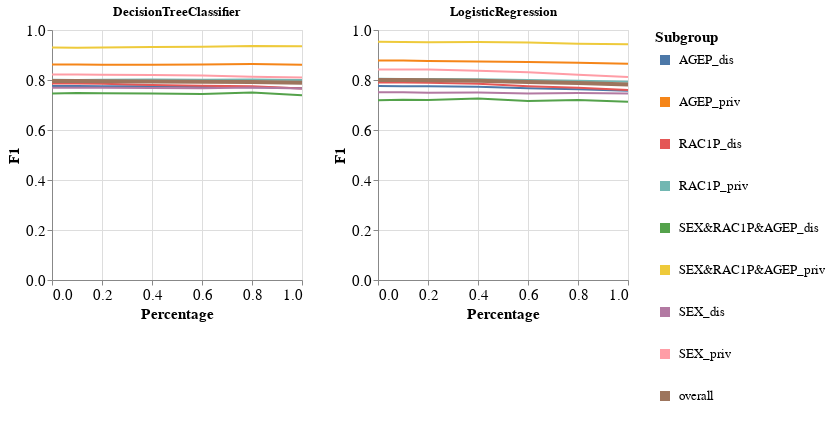

Here is the notebook cell this chart was saved with:
### Code cell
visualizer.create_subgroups_grid_pct_lines_per_model_plot(subgroup_metric='F1',
                                                          target_preprocessing_technique=PREPROCESSING_TECHNIQUES[0],
                                                          model_names=MODEL_NAMES)

### Figure 1 — Vega-Lite specification as saved in the notebook (floating-point values rounded to 4 significant figures)
{"config": {"view": {"continuousWidth": 400, "continuousHeight": 300}, "axis": {"labelFontSize": 15, "titleFontSize": 15}, "legend": {"labelFontSize": 13, "symbolStrokeWidth": 10, "titleFontSize": 15}}, "vconcat": [{"hconcat": [{"mark": "line", "encoding": {"color": {"field": "Subgroup", "type": "nominal"}, "strokeWidth": {"condition": {"value": 4, "test": "datum.Subgroup == 'overall'"}, "value": 2}, "x": {"field": "Percentage", "type": "quantitative"}, "y": {"field": "Metric_Value", "title": "F1", "type": "quantitative"}}, "height": 250, "title": "DecisionTreeClassifier", "width": 250}, {"data": {"name": "data-647891d4a2f44171b4db723d810db4d9"}, "mark": "line", "encoding": {"color": {"field": "Subgroup", "type": "nominal"}, "strokeWidth": {"condition": {"value": 4, "test": "datum.Subgroup == 'overall'"}, "value": 2}, "x": {"field": "Percentage", "type": "quantitative"}, "y": {"field": "Metric_Value", "title": "F1", "type": "quantitative"}}, "height": 250, "title": "LogisticRegression", "width": 250}]}], "data": {"name": "data-9f3ec25e8fe56a77a82731b0abbdd777"}, "$schema": "https://vega.github.io/schema/vega-lite/v4.17.0.json", "datasets": {"data-9f3ec25e8fe56a77a82731b0abbdd777": [{"Model_Name": "DecisionTreeClassifier", "Test_Set_Index": 0.0, "Metric": "F1", "Subgroup": "AGEP_dis", "Num_Estimators": 10.0, "Metric_Value": 0.7757, "Percentage": 0.0}, {"Model_Name": "DecisionTreeClassifier", "Test_Set_Index": 0.0, "Metric": "F1", "Subgroup": "AGEP_priv", "Num_Estimators": 10.0, "Metric_Value": 0.8621, "Percentage": 0.0}, {"Model_Name": "DecisionTreeClassifier", "Test_Set_Index": 0.0, "Metric": "F1", "Subgroup": "RAC1P_dis", "Num_Estimators": 10.0, "Metric_Value": 0.7856, "Percentage": 0.0}, {"Model_Name": "DecisionTreeClassifier", "Test_Set_Index": 0.0, "Metric": "F1", "Subgroup": "RAC1P_priv", "Num_Estimators": 10.0, "Metric_Value": 0.8009, "Percentage": 0.0}, {"Model_Name": "DecisionTreeClassifier", "Test_Set_Index": 0.0, "Metric": "F1", "Subgroup": "SEX&RAC1P&AGEP_dis", "Num_Estimators": 10.0, "Metric_Value": 0.7461, "Percentage": 0.0}, {"Model_Name": "DecisionTreeClassifier", "Test_Set_Index": 0.0, "Metric": "F1", "Subgroup": "SEX&RAC1P&AGEP_priv", "Num_Estimators": 10.0, "Metric_Value": 0.9305, "Percentage": 0.0}, {"Model_Name": "DecisionTreeClassifier", "Test_Set_Index": 0.0, "Metric": "F1", "Subgroup": "SEX_dis", "Num_Estimators": 10.0, "Metric_Value": 0.7688, "Percentage": 0.0}, {"Model_Name": "DecisionTreeClassifier", "Test_Set_Index": 0.0, "Metric": "F1", "Subgroup": "SEX_priv", "Num_Estimators": 10.0, "Metric_Value": 0.8217, "Percentage": 0.0}, {"Model_Name": "DecisionTreeClassifier", "Test_Set_Index": 0.0, "Metric": "F1", "Subgroup": "overall", "Num_Estimators": 10.0, "Metric_Value": 0.7958, "Percentage": 0.0}, {"Model_Name": "DecisionTreeClassifier", "Test_Set_Index": 1.0, "Metric": "F1", "Subgroup": "AGEP_dis", "Num_Estimators": 10.0, "Metric_Value": 0.7758, "Percentage": 0.1}, {"Model_Name": "DecisionTreeClassifier", "Test_Set_Index": 1.0, "Metric": "F1", "Subgroup": "AGEP_priv", "Num_Estimators": 10.0, "Metric_Value": 0.8618, "Percentage": 0.1}, {"Model_Name": "DecisionTreeClassifier", "Test_Set_Index": 1.0, "Metric": "F1", "Subgroup": "RAC1P_dis", "Num_Estimators": 10.0, "Metric_Value": 0.7865, "Percentage": 0.1}, {"Model_Name": "DecisionTreeClassifier", "Test_Set_Index": 1.0, "Metric": "F1", "Subgroup": "RAC1P_priv", "Num_Estimators": 10.0, "Metric_Value": 0.8004, "Percentage": 0.1}, {"Model_Name": "DecisionTreeClassifier", "Test_Set_Index": 1.0, "Metric": "F1", "Subgroup": "SEX&RAC1P&AGEP_dis", "Num_Estimators": 10.0, "Metric_Value": 0.7476, "Percentage": 0.1}, {"Model_Name": "DecisionTreeClassifier", "Test_Set_Index": 1.0, "Metric": "F1", "Subgroup": "SEX&RAC1P&AGEP_priv", "Num_Estimators": 10.0, "Metric_Value": 0.9294, "Percentage": 0.1}, {"Model_Name": "DecisionTreeClassifier", "Test_Set_Index": 1.0, "Metric": "F1", "Subgroup": "SEX_dis", "Num_Estimators": 10.0, "Metric_Value": 0.7687, "Percentage": 0.1}, {"Model_Name": "DecisionTreeClassifier", "Test_Set_Index": 1.0, "Metric": "F1", "Subgroup": "SEX_priv", "Num_Estimators": 10.0, "Metric_Value": 0.8218, "Percentage": 0.1}, {"Model_Name": "DecisionTreeClassifier", "Test_Set_Index": 1.0, "Metric": "F1", "Subgroup": "overall", "Num_Estimators": 10.0, "Metric_Value": 0.7958, "Percentage": 0.1}, {"Model_Name": "DecisionTreeClassifier", "Test_Set_Index": 2.0, "Metric": "F1", "Subgroup": "AGEP_dis", "Num_Estimators": 10.0, "Metric_Value": 0.7755, "Percentage": 0.2}, {"Model_Name": "DecisionTreeClassifier", "Test_Set_Index": 2.0, "Metric": "F1", "Subgroup": "AGEP_priv", "Num_Estimators": 10.0, "Metric_Value": 0.8612, "Percentage": 0.2}, {"Model_Name": "DecisionTreeClassifier", "Test_Set_Index": 2.0, "Metric": "F1", "Subgroup": "RAC1P_dis", "Num_Estimators": 10.0, "Metric_Value": 0.7848, "Percentage": 0.2}, {"Model_Name": "DecisionTreeClassifier", "Test_Set_Index": 2.0, "Metric": "F1", "Subgroup": "RAC1P_priv", "Num_Estimators": 10.0, "Metric_Value": 0.8006, "Percentage": 0.2}, {"Model_Name": "DecisionTreeClassifier", "Test_Set_Index": 2.0, "Metric": "F1", "Subgroup": "SEX&RAC1P&AGEP_dis", "Num_Estimators": 10.0, "Metric_Value": 0.7468, "Percentage": 0.2}, {"Model_Name": "DecisionTreeClassifier", "Test_Set_Index": 2.0, "Metric": "F1", "Subgroup": "SEX&RAC1P&AGEP_priv", "Num_Estimators": 10.0, "Metric_Value": 0.93, "Percentage": 0.2}, {"Model_Name": "DecisionTreeClassifier", "Test_Set_Index": 2.0, "Metric": "F1", "Subgroup": "SEX_dis", "Num_Estimators": 10.0, "Metric_Value": 0.7687, "Percentage": 0.2}, {"Model_Name": "DecisionTreeClassifier", "Test_Set_Index": 2.0, "Metric": "F1", "Subgroup": "SEX_priv", "Num_Estimators": 10.0, "Metric_Value": 0.821, "Percentage": 0.2}, {"Model_Name": "DecisionTreeClassifier", "Test_Set_Index": 2.0, "Metric": "F1", "Subgroup": "overall", "Num_Estimators": 10.0, "Metric_Value": 0.7954, "Percentage": 0.2}, {"Model_Name": "DecisionTreeClassifier", "Test_Set_Index": 3.0, "Metric": "F1", "Subgroup": "AGEP_dis", "Num_Estimators": 10.0, "Metric_Value": 0.7745, "Percentage": 0.4}, {"Model_Name": "DecisionTreeClassifier", "Test_Set_Index": 3.0, "Metric": "F1", "Subgroup": "AGEP_priv", "Num_Estimators": 10.0, "Metric_Value": 0.8605, "Percentage": 0.4}, {"Model_Name": "DecisionTreeClassifier", "Test_Set_Index": 3.0, "Metric": "F1", "Subgroup": "RAC1P_dis", "Num_Estimators": 10.0, "Metric_Value": 0.7798, "Percentage": 0.4}, {"Model_Name": "DecisionTreeClassifier", "Test_Set_Index": 3.0, "Metric": "F1", "Subgroup": "RAC1P_priv", "Num_Estimators": 10.0, "Metric_Value": 0.8017, "Percentage": 0.4}, {"Model_Name": "DecisionTreeClassifier", "Test_Set_Index": 3.0, "Metric": "F1", "Subgroup": "SEX&RAC1P&AGEP_dis", "Num_Estimators": 10.0, "Metric_Value": 0.746, "Percentage": 0.4}, {"Model_Name": "DecisionTreeClassifier", "Test_Set_Index": 3.0, "Metric": "F1", "Subgroup": "SEX&RAC1P&AGEP_priv", "Num_Estimators": 10.0, "Metric_Value": 0.9316, "Percentage": 0.4}, {"Model_Name": "DecisionTreeClassifier", "Test_Set_Index": 3.0, "Metric": "F1", "Subgroup": "SEX_dis", "Num_Estimators": 10.0, "Metric_Value": 0.7677, "Percentage": 0.4}, {"Model_Name": "DecisionTreeClassifier", "Test_Set_Index": 3.0, "Metric": "F1", "Subgroup": "SEX_priv", "Num_Estimators": 10.0, "Metric_Value": 0.8199, "Percentage": 0.4}, {"Model_Name": "DecisionTreeClassifier", "Test_Set_Index": 3.0, "Metric": "F1", "Subgroup": "overall", "Num_Estimators": 10.0, "Metric_Value": 0.7944, "Percentage": 0.4}, {"Model_Name": "DecisionTreeClassifier", "Test_Set_Index": 4.0, "Metric": "F1", "Subgroup": "AGEP_dis", "Num_Estimators": 10.0, "Metric_Value": 0.7724, "Percentage": 0.6}, {"Model_Name": "DecisionTreeClassifier", "Test_Set_Index": 4.0, "Metric": "F1", "Subgroup": "AGEP_priv", "Num_Estimators": 10.0, "Metric_Value": 0.8619, "Percentage": 0.6}, {"Model_Name": "DecisionTreeClassifier", "Test_Set_Index": 4.0, "Metric": "F1", "Subgroup": "RAC1P_dis", "Num_Estimators": 10.0, "Metric_Value": 0.7767, "Percentage": 0.6}, {"Model_Name": "DecisionTreeClassifier", "Test_Set_Index": 4.0, "Metric": "F1", "Subgroup": "RAC1P_priv", "Num_Estimators": 10.0, "Metric_Value": 0.8012, "Percentage": 0.6}, {"Model_Name": "DecisionTreeClassifier", "Test_Set_Index": 4.0, "Metric": "F1", "Subgroup": "SEX&RAC1P&AGEP_dis", "Num_Estimators": 10.0, "Metric_Value": 0.7443, "Percentage": 0.6}, {"Model_Name": "DecisionTreeClassifier", "Test_Set_Index": 4.0, "Metric": "F1", "Subgroup": "SEX&RAC1P&AGEP_priv", "Num_Estimators": 10.0, "Metric_Value": 0.9326, "Percentage": 0.6}, {"Model_Name": "DecisionTreeClassifier", "Test_Set_Index": 4.0, "Metric": "F1", "Subgroup": "SEX_dis", "Num_Estimators": 10.0, "Metric_Value": 0.7669, "Percentage": 0.6}, {"Model_Name": "DecisionTreeClassifier", "Test_Set_Index": 4.0, "Metric": "F1", "Subgroup": "SEX_priv", "Num_Estimators": 10.0, "Metric_Value": 0.8179, "Percentage": 0.6}, {"Model_Name": "DecisionTreeClassifier", "Test_Set_Index": 4.0, "Metric": "F1", "Subgroup": "overall", "Num_Estimators": 10.0, "Metric_Value": 0.793, "Percentage": 0.6}, {"Model_Name": "DecisionTreeClassifier", "Test_Set_Index": 5.0, "Metric": "F1", "Subgroup": "AGEP_dis", "Num_Estimators": 10.0, "Metric_Value": 0.7714, "Percentage": 0.8}, {"Model_Name": "DecisionTreeClassifier", "Test_Set_Index": 5.0, "Metric": "F1", "Subgroup": "AGEP_priv", "Num_Estimators": 10.0, "Metric_Value": 0.8636, "Percentage": 0.8}, {"Model_Name": "DecisionTreeClassifier", "Test_Set_Index": 5.0, "Metric": "F1", "Subgroup": "RAC1P_dis", "Num_Estimators": 10.0, "Metric_Value": 0.7746, "Percentage": 0.8}, {"Model_Name": "DecisionTreeClassifier", "Test_Set_Index": 5.0, "Metric": "F1", "Subgroup": "RAC1P_priv", "Num_Estimators": 10.0, "Metric_Value": 0.8016, "Percentage": 0.8}, {"Model_Name": "DecisionTreeClassifier", "Test_Set_Index": 5.0, "Metric": "F1", "Subgroup": "SEX&RAC1P&AGEP_dis", "Num_Estimators": 10.0, "Metric_Value": 0.75, "Percentage": 0.8}, {"Model_Name": "DecisionTreeClassifier", "Test_Set_Index": 5.0, "Metric": "F1", "Subgroup": "SEX&RAC1P&AGEP_priv", "Num_Estimators": 10.0, "Metric_Value": 0.9363, "Percentage": 0.8}, {"Model_Name": "DecisionTreeClassifier", "Test_Set_Index": 5.0, "Metric": "F1", "Subgroup": "SEX_dis", "Num_Estimators": 10.0, "Metric_Value": 0.7704, "Percentage": 0.8}, {"Model_Name": "DecisionTreeClassifier", "Test_Set_Index": 5.0, "Metric": "F1", "Subgroup": "SEX_priv", "Num_Estimators": 10.0, "Metric_Value": 0.8135, "Percentage": 0.8}, {"Model_Name": "DecisionTreeClassifier", "Test_Set_Index": 5.0, "Metric": "F1", "Subgroup": "overall", "Num_Estimators": 10.0, "Metric_Value": 0.7925, "Percentage": 0.8}, {"Model_Name": "DecisionTreeClassifier", "Test_Set_Index": 6.0, "Metric": "F1", "Subgroup": "AGEP_dis", "Num_Estimators": 10.0, "Metric_Value": 0.7673, "Percentage": 1.0}, {"Model_Name": "DecisionTreeClassifier", "Test_Set_Index": 6.0, "Metric": "F1", "Subgroup": "AGEP_priv", "Num_Estimators": 10.0, "Metric_Value": 0.8614, "Percentage": 1.0}, {"Model_Name": "DecisionTreeClassifier", "Test_Set_Index": 6.0, "Metric": "F1", "Subgroup": "RAC1P_dis", "Num_Estimators": 10.0, "Metric_Value": 0.7661, "Percentage": 1.0}, {"Model_Name": "DecisionTreeClassifier", "Test_Set_Index": 6.0, "Metric": "F1", "Subgroup": "RAC1P_priv", "Num_Estimators": 10.0, "Metric_Value": 0.8003, "Percentage": 1.0}, {"Model_Name": "DecisionTreeClassifier", "Test_Set_Index": 6.0, "Metric": "F1", "Subgroup": "SEX&RAC1P&AGEP_dis", "Num_Estimators": 10.0, "Metric_Value": 0.739, "Percentage": 1.0}, {"Model_Name": "DecisionTreeClassifier", "Test_Set_Index": 6.0, "Metric": "F1", "Subgroup": "SEX&RAC1P&AGEP_priv", "Num_Estimators": 10.0, "Metric_Value": 0.935, "Percentage": 1.0}, {"Model_Name": "DecisionTreeClassifier", "Test_Set_Index": 6.0, "Metric": "F1", "Subgroup": "SEX_dis", "Num_Estimators": 10.0, "Metric_Value": 0.7664, "Percentage": 1.0}, {"Model_Name": "DecisionTreeClassifier", "Test_Set_Index": 6.0, "Metric": "F1", "Subgroup": "SEX_priv", "Num_Estimators": 10.0, "Metric_Value": 0.8097, "Percentage": 1.0}, {"Model_Name": "DecisionTreeClassifier", "Test_Set_Index": 6.0, "Metric": "F1", "Subgroup": "overall", "Num_Estimators": 10.0, "Metric_Value": 0.7887, "Percentage": 1.0}], "data-647891d4a2f44171b4db723d810db4d9": [{"Model_Name": "LogisticRegression", "Test_Set_Index": 0.0, "Metric": "F1", "Subgroup": "AGEP_dis", "Num_Estimators": 10.0, "Metric_Value": 0.7756, "Percentage": 0.0}, {"Model_Name": "LogisticRegression", "Test_Set_Index": 0.0, "Metric": "F1", "Subgroup": "AGEP_priv", "Num_Estimators": 10.0, "Metric_Value": 0.8776, "Percentage": 0.0}, {"Model_Name": "LogisticRegression", "Test_Set_Index": 0.0, "Metric": "F1", "Subgroup": "RAC1P_dis", "Num_Estimators": 10.0, "Metric_Value": 0.7896, "Percentage": 0.0}, {"Model_Name": "LogisticRegression", "Test_Set_Index": 0.0, "Metric": "F1", "Subgroup": "RAC1P_priv", "Num_Estimators": 10.0, "Metric_Value": 0.8047, "Percentage": 0.0}, {"Model_Name": "LogisticRegression", "Test_Set_Index": 0.0, "Metric": "F1", "Subgroup": "SEX&RAC1P&AGEP_dis", "Num_Estimators": 10.0, "Metric_Value": 0.7194, "Percentage": 0.0}, {"Model_Name": "LogisticRegression", "Test_Set_Index": 0.0, "Metric": "F1", "Subgroup": "SEX&RAC1P&AGEP_priv", "Num_Estimators": 10.0, "Metric_Value": 0.9534, "Percentage": 0.0}, {"Model_Name": "LogisticRegression", "Test_Set_Index": 0.0, "Metric": "F1", "Subgroup": "SEX_dis", "Num_Estimators": 10.0, "Metric_Value": 0.7508, "Percentage": 0.0}, {"Model_Name": "LogisticRegression", "Test_Set_Index": 0.0, "Metric": "F1", "Subgroup": "SEX_priv", "Num_Estimators": 10.0, "Metric_Value": 0.8421, "Percentage": 0.0}, {"Model_Name": "LogisticRegression", "Test_Set_Index": 0.0, "Metric": "F1", "Subgroup": "overall", "Num_Estimators": 10.0, "Metric_Value": 0.7998, "Percentage": 0.0}, {"Model_Name": "LogisticRegression", "Test_Set_Index": 1.0, "Metric": "F1", "Subgroup": "AGEP_dis", "Num_Estimators": 10.0, "Metric_Value": 0.7754, "Percentage": 0.1}, {"Model_Name": "LogisticRegression", "Test_Set_Index": 1.0, "Metric": "F1", "Subgroup": "AGEP_priv", "Num_Estimators": 10.0, "Metric_Value": 0.8777, "Percentage": 0.1}, {"Model_Name": "LogisticRegression", "Test_Set_Index": 1.0, "Metric": "F1", "Subgroup": "RAC1P_dis", "Num_Estimators": 10.0, "Metric_Value": 0.7904, "Percentage": 0.1}, {"Model_Name": "LogisticRegression", "Test_Set_Index": 1.0, "Metric": "F1", "Subgroup": "RAC1P_priv", "Num_Estimators": 10.0, "Metric_Value": 0.804, "Percentage": 0.1}, {"Model_Name": "LogisticRegression", "Test_Set_Index": 1.0, "Metric": "F1", "Subgroup": "SEX&RAC1P&AGEP_dis", "Num_Estimators": 10.0, "Metric_Value": 0.7211, "Percentage": 0.1}, {"Model_Name": "LogisticRegression", "Test_Set_Index": 1.0, "Metric": "F1", "Subgroup": "SEX&RAC1P&AGEP_priv", "Num_Estimators": 10.0, "Metric_Value": 0.9524, "Percentage": 0.1}, {"Model_Name": "LogisticRegression", "Test_Set_Index": 1.0, "Metric": "F1", "Subgroup": "SEX_dis", "Num_Estimators": 10.0, "Metric_Value": 0.7507, "Percentage": 0.1}, {"Model_Name": "LogisticRegression", "Test_Set_Index": 1.0, "Metric": "F1", "Subgroup": "SEX_priv", "Num_Estimators": 10.0, "Metric_Value": 0.8418, "Percentage": 0.1}, {"Model_Name": "LogisticRegression", "Test_Set_Index": 1.0, "Metric": "F1", "Subgroup": "overall", "Num_Estimators": 10.0, "Metric_Value": 0.7996, "Percentage": 0.1}, {"Model_Name": "LogisticRegression", "Test_Set_Index": 2.0, "Metric": "F1", "Subgroup": "AGEP_dis", "Num_Estimators": 10.0, "Metric_Value": 0.7749, "Percentage": 0.2}, {"Model_Name": "LogisticRegression", "Test_Set_Index": 2.0, "Metric": "F1", "Subgroup": "AGEP_priv", "Num_Estimators": 10.0, "Metric_Value": 0.8761, "Percentage": 0.2}, {"Model_Name": "LogisticRegression", "Test_Set_Index": 2.0, "Metric": "F1", "Subgroup": "RAC1P_dis", "Num_Estimators": 10.0, "Metric_Value": 0.7886, "Percentage": 0.2}, {"Model_Name": "LogisticRegression", "Test_Set_Index": 2.0, "Metric": "F1", "Subgroup": "RAC1P_priv", "Num_Estimators": 10.0, "Metric_Value": 0.8038, "Percentage": 0.2}, {"Model_Name": "LogisticRegression", "Test_Set_Index": 2.0, "Metric": "F1", "Subgroup": "SEX&RAC1P&AGEP_dis", "Num_Estimators": 10.0, "Metric_Value": 0.7195, "Percentage": 0.2}, {"Model_Name": "LogisticRegression", "Test_Set_Index": 2.0, "Metric": "F1", "Subgroup": "SEX&RAC1P&AGEP_priv", "Num_Estimators": 10.0, "Metric_Value": 0.9514, "Percentage": 0.2}, {"Model_Name": "LogisticRegression", "Test_Set_Index": 2.0, "Metric": "F1", "Subgroup": "SEX_dis", "Num_Estimators": 10.0, "Metric_Value": 0.7492, "Percentage": 0.2}, {"Model_Name": "LogisticRegression", "Test_Set_Index": 2.0, "Metric": "F1", "Subgroup": "SEX_priv", "Num_Estimators": 10.0, "Metric_Value": 0.8416, "Percentage": 0.2}, {"Model_Name": "LogisticRegression", "Test_Set_Index": 2.0, "Metric": "F1", "Subgroup": "overall", "Num_Estimators": 10.0, "Metric_Value": 0.7988, "Percentage": 0.2}, {"Model_Name": "LogisticRegression", "Test_Set_Index": 3.0, "Metric": "F1", "Subgroup": "AGEP_dis", "Num_Estimators": 10.0, "Metric_Value": 0.773, "Percentage": 0.4}, {"Model_Name": "LogisticRegression", "Test_Set_Index": 3.0, "Metric": "F1", "Subgroup": "AGEP_priv", "Num_Estimators": 10.0, "Metric_Value": 0.8741, "Percentage": 0.4}, {"Model_Name": "LogisticRegression", "Test_Set_Index": 3.0, "Metric": "F1", "Subgroup": "RAC1P_dis", "Num_Estimators": 10.0, "Metric_Value": 0.7847, "Percentage": 0.4}, {"Model_Name": "LogisticRegression", "Test_Set_Index": 3.0, "Metric": "F1", "Subgroup": "RAC1P_priv", "Num_Estimators": 10.0, "Metric_Value": 0.8027, "Percentage": 0.4}, {"Model_Name": "LogisticRegression", "Test_Set_Index": 3.0, "Metric": "F1", "Subgroup": "SEX&RAC1P&AGEP_dis", "Num_Estimators": 10.0, "Metric_Value": 0.7262, "Percentage": 0.4}, {"Model_Name": "LogisticRegression", "Test_Set_Index": 3.0, "Metric": "F1", "Subgroup": "SEX&RAC1P&AGEP_priv", "Num_Estimators": 10.0, "Metric_Value": 0.9516, "Percentage": 0.4}, {"Model_Name": "LogisticRegression", "Test_Set_Index": 3.0, "Metric": "F1", "Subgroup": "SEX_dis", "Num_Estimators": 10.0, "Metric_Value": 0.7497, "Percentage": 0.4}, {"Model_Name": "LogisticRegression", "Test_Set_Index": 3.0, "Metric": "F1", "Subgroup": "SEX_priv", "Num_Estimators": 10.0, "Metric_Value": 0.8374, "Percentage": 0.4}, {"Model_Name": "LogisticRegression", "Test_Set_Index": 3.0, "Metric": "F1", "Subgroup": "overall", "Num_Estimators": 10.0, "Metric_Value": 0.7969, "Percentage": 0.4}, {"Model_Name": "LogisticRegression", "Test_Set_Index": 4.0, "Metric": "F1", "Subgroup": "AGEP_dis", "Num_Estimators": 10.0, "Metric_Value": 0.7674, "Percentage": 0.6}, {"Model_Name": "LogisticRegression", "Test_Set_Index": 4.0, "Metric": "F1", "Subgroup": "AGEP_priv", "Num_Estimators": 10.0, "Metric_Value": 0.8724, "Percentage": 0.6}, {"Model_Name": "LogisticRegression", "Test_Set_Index": 4.0, "Metric": "F1", "Subgroup": "RAC1P_dis", "Num_Estimators": 10.0, "Metric_Value": 0.7753, "Percentage": 0.6}, {"Model_Name": "LogisticRegression", "Test_Set_Index": 4.0, "Metric": "F1", "Subgroup": "RAC1P_priv", "Num_Estimators": 10.0, "Metric_Value": 0.8001, "Percentage": 0.6}, {"Model_Name": "LogisticRegression", "Test_Set_Index": 4.0, "Metric": "F1", "Subgroup": "SEX&RAC1P&AGEP_dis", "Num_Estimators": 10.0, "Metric_Value": 0.7158, "Percentage": 0.6}, {"Model_Name": "LogisticRegression", "Test_Set_Index": 4.0, "Metric": "F1", "Subgroup": "SEX&RAC1P&AGEP_priv", "Num_Estimators": 10.0, "Metric_Value": 0.9495, "Percentage": 0.6}, {"Model_Name": "LogisticRegression", "Test_Set_Index": 4.0, "Metric": "F1", "Subgroup": "SEX_dis", "Num_Estimators": 10.0, "Metric_Value": 0.746, "Percentage": 0.6}, {"Model_Name": "LogisticRegression", "Test_Set_Index": 4.0, "Metric": "F1", "Subgroup": "SEX_priv", "Num_Estimators": 10.0, "Metric_Value": 0.831, "Percentage": 0.6}, {"Model_Name": "LogisticRegression", "Test_Set_Index": 4.0, "Metric": "F1", "Subgroup": "overall", "Num_Estimators": 10.0, "Metric_Value": 0.792, "Percentage": 0.6}, {"Model_Name": "LogisticRegression", "Test_Set_Index": 5.0, "Metric": "F1", "Subgroup": "AGEP_dis", "Num_Estimators": 10.0, "Metric_Value": 0.7628, "Percentage": 0.8}, {"Model_Name": "LogisticRegression", "Test_Set_Index": 5.0, "Metric": "F1", "Subgroup": "AGEP_priv", "Num_Estimators": 10.0, "Metric_Value": 0.8691, "Percentage": 0.8}, {"Model_Name": "LogisticRegression", "Test_Set_Index": 5.0, "Metric": "F1", "Subgroup": "RAC1P_dis", "Num_Estimators": 10.0, "Metric_Value": 0.769, "Percentage": 0.8}, {"Model_Name": "LogisticRegression", "Test_Set_Index": 5.0, "Metric": "F1", "Subgroup": "RAC1P_priv", "Num_Estimators": 10.0, "Metric_Value": 0.7967, "Percentage": 0.8}, {"Model_Name": "LogisticRegression", "Test_Set_Index": 5.0, "Metric": "F1", "Subgroup": "SEX&RAC1P&AGEP_dis", "Num_Estimators": 10.0, "Metric_Value": 0.7198, "Percentage": 0.8}, {"Model_Name": "LogisticRegression", "Test_Set_Index": 5.0, "Metric": "F1", "Subgroup": "SEX&RAC1P&AGEP_priv", "Num_Estimators": 10.0, "Metric_Value": 0.9451, "Percentage": 0.8}, {"Model_Name": "LogisticRegression", "Test_Set_Index": 5.0, "Metric": "F1", "Subgroup": "SEX_dis", "Num_Estimators": 10.0, "Metric_Value": 0.7481, "Percentage": 0.8}, {"Model_Name": "LogisticRegression", "Test_Set_Index": 5.0, "Metric": "F1", "Subgroup": "SEX_priv", "Num_Estimators": 10.0, "Metric_Value": 0.8205, "Percentage": 0.8}, {"Model_Name": "LogisticRegression", "Test_Set_Index": 5.0, "Metric": "F1", "Subgroup": "overall", "Num_Estimators": 10.0, "Metric_Value": 0.7875, "Percentage": 0.8}, {"Model_Name": "LogisticRegression", "Test_Set_Index": 6.0, "Metric": "F1", "Subgroup": "AGEP_dis", "Num_Estimators": 10.0, "Metric_Value": 0.7572, "Percentage": 1.0}, {"Model_Name": "LogisticRegression", "Test_Set_Index": 6.0, "Metric": "F1", "Subgroup": "AGEP_priv", "Num_Estimators": 10.0, "Metric_Value": 0.865, "Percentage": 1.0}, {"Model_Name": "LogisticRegression", "Test_Set_Index": 6.0, "Metric": "F1", "Subgroup": "RAC1P_dis", "Num_Estimators": 10.0, "Metric_Value": 0.7598, "Percentage": 1.0}, {"Model_Name": "LogisticRegression", "Test_Set_Index": 6.0, "Metric": "F1", "Subgroup": "RAC1P_priv", "Num_Estimators": 10.0, "Metric_Value": 0.7933, "Percentage": 1.0}, {"Model_Name": "LogisticRegression", "Test_Set_Index": 6.0, "Metric": "F1", "Subgroup": "SEX&RAC1P&AGEP_dis", "Num_Estimators": 10.0, "Metric_Value": 0.7129, "Percentage": 1.0}, {"Model_Name": "LogisticRegression", "Test_Set_Index": 6.0, "Metric": "F1", "Subgroup": "SEX&RAC1P&AGEP_priv", "Num_Estimators": 10.0, "Metric_Value": 0.9425, "Percentage": 1.0}, {"Model_Name": "LogisticRegression", "Test_Set_Index": 6.0, "Metric": "F1", "Subgroup": "SEX_dis", "Num_Estimators": 10.0, "Metric_Value": 0.7461, "Percentage": 1.0}, {"Model_Name": "LogisticRegression", "Test_Set_Index": 6.0, "Metric": "F1", "Subgroup": "SEX_priv", "Num_Estimators": 10.0, "Metric_Value": 0.8122, "Percentage": 1.0}, {"Model_Name": "LogisticRegression", "Test_Set_Index": 6.0, "Metric": "F1", "Subgroup": "overall", "Num_Estimators": 10.0, "Metric_Value": 0.7822, "Percentage": 1.0}]}}
